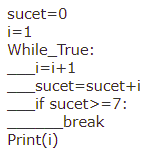
#> input picture Test/image.png, 147 x 151 px, found by its file name
$ python testTesseract.py
#> lines starting #> are read from the running program, lines starting #| are printed output that depends on the picture
import pytesseract
import cv2

codeTxt = r"C:\Users\emari\Desktop\projects\PROG1\Test\code.txt"
imagePng = r"C:\Users\emari\Desktop\projects\PROG1\Test\image.png"

pytesseract.pytesseract.tesseract_cmd = r"C:\Program Files\Tesseract-OCR\tesseract"
img = cv2.imread(imagePng)
#> img is the input picture: shape (151, 147, 3); mean B, G, R 241.3, 241.5, 242.5
img = cv2.resize(img, (1920, 1080))
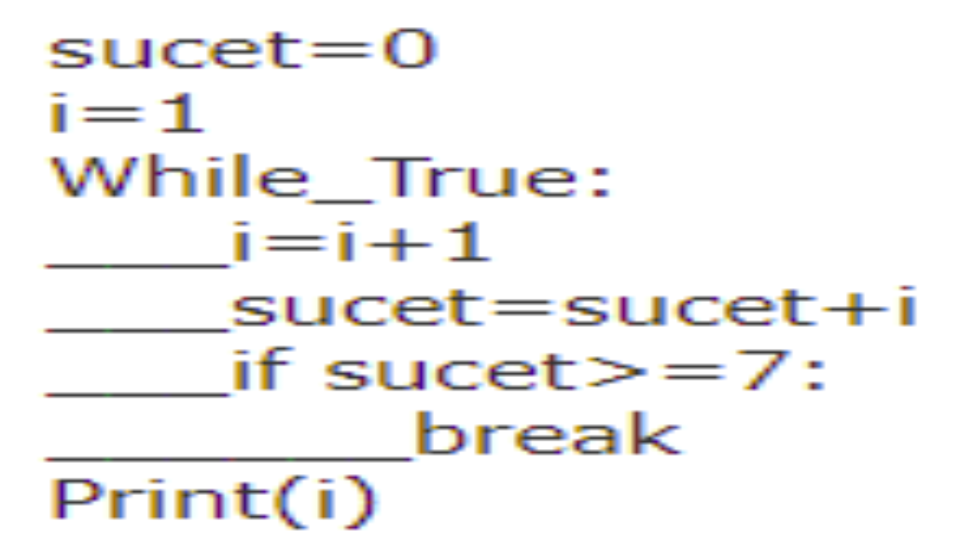
#> img: shape (1080, 1920, 3) (shown at 1/2 size); mean B, G, R 241.2, 241.5, 242.5

with open(codeTxt,"w+") as io:
#> (the run stopped early here; a loop or call above may not have finished)
